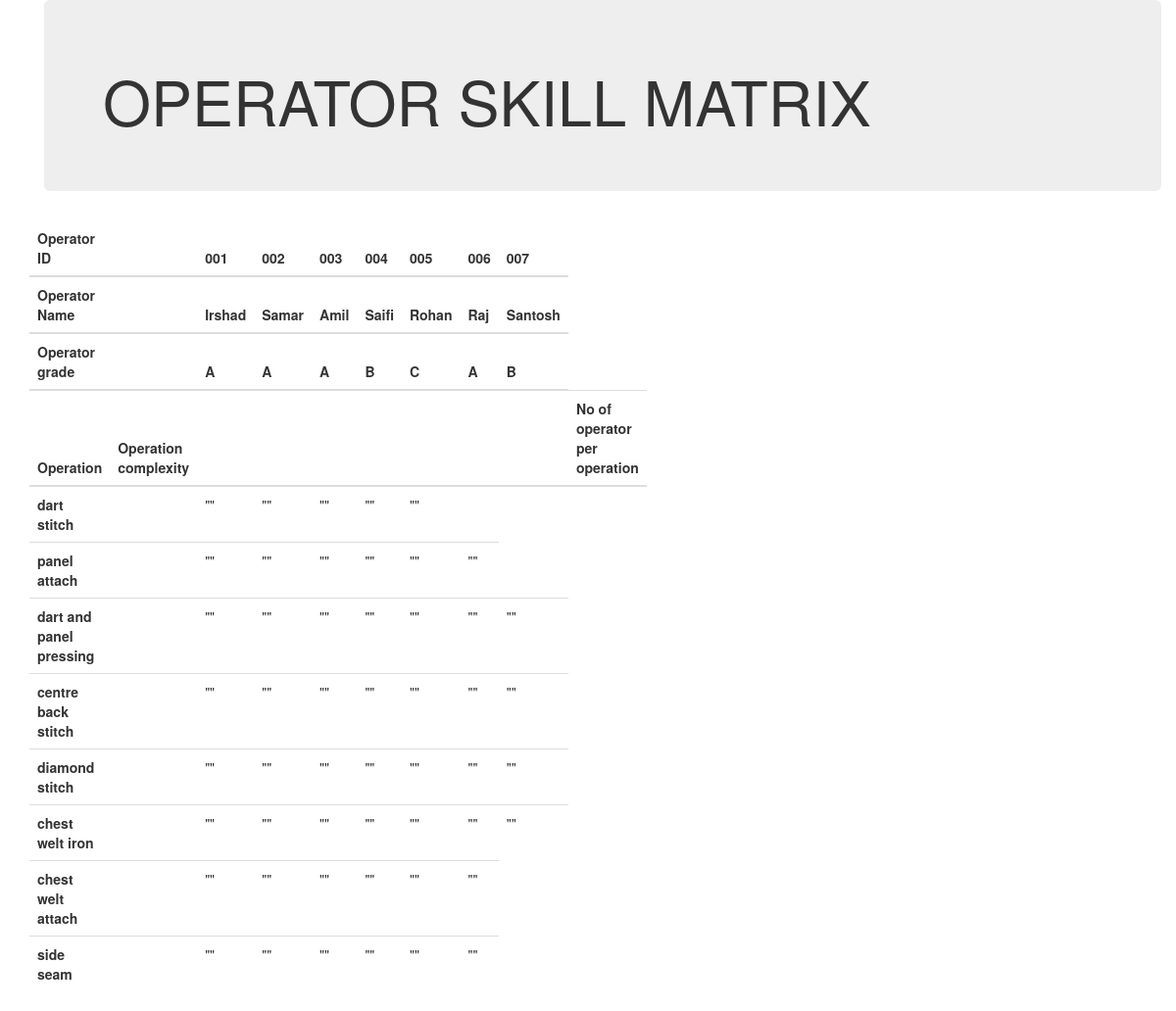
Page /authenticate/operatorskillmatrix on the earlier database version.
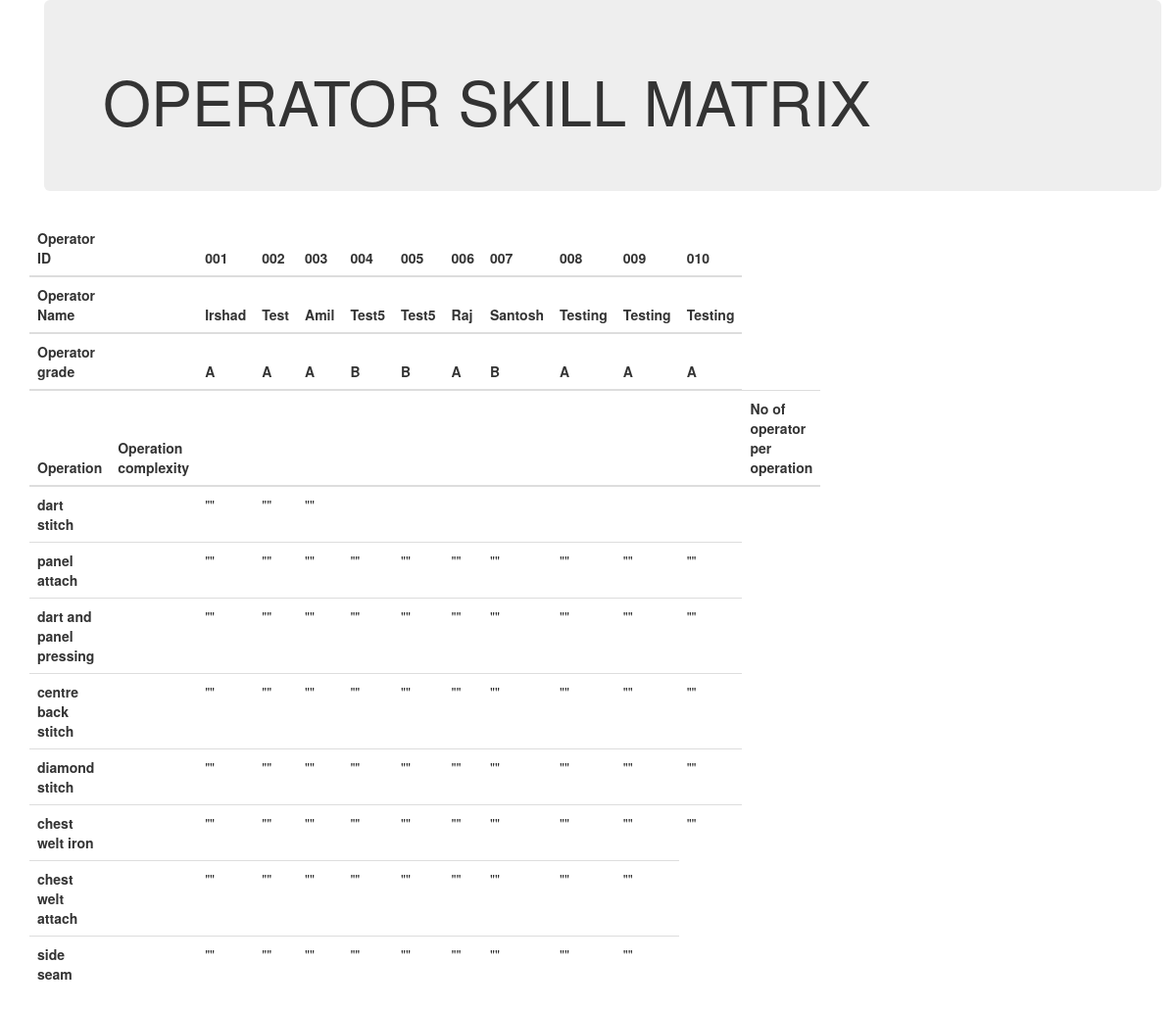
Same page on the later database version.
### authenticate/models.py (models this page shows, shortened)
class UserProfileInfo(models.Model):
    operator_name = models.CharField(max_length=50,default='')
    operator_id = models.CharField(primary_key=True,max_length=5,default='',unique=True)
    line_no=models.CharField(max_length=5,default='')
    address=models.CharField(max_length=100,default='')
    product_category=models.CharField(max_length=100,default='')
    product_sub_category=models.CharField(max_length=100,default='')
    operation=models.CharField(max_length=100,default='')
    operation_complexity=models.CharField(max_length=100,default='')
    no_of_operation=models.CharField(max_length=100,default='')
    skill_percentage=models.CharField(max_length=3,default='')
    grade=models.CharField(max_length=1,default='')
    password = models.CharField(max_length=10,default='')

### authenticate/views.py (the view)
# urls.py: url(r'operatorskillmatrix',views.operatorskillmatrix),
def operatorskillmatrix(request):
    operator_list=UserProfileInfo.objects.all()
    operator_attendences=line1attendence.objects.all()
    cdate=str(date.today())
    return render(request,'authenticate/operator_skill_matrix.html',{'operator_list':operator_list
    ,'operator_attendences':operator_attendences,'cdate':cdate})

### templates/authenticate/operator_skill_matrix.html
{% extends "authenticate/base.html" %}
{% block body_block %}
<div class="container">
  <div class="jumbotron">
    <h1>OPERATOR SKILL MATRIX</h1>
  </div>
</div>
<div class="row">
    <div class="col-md-6">
      <table id="myTable1" class="table">
        <thead>
          <tr>
            <th>Operator ID</th>
            <th> </th>
            {% for operator in operator_list %}
              <th>{{ operator.operator_id }}</th>
            {% endfor %}
          </tr>
        </thead>
        <thead>
          <tr>
            <th>Operator Name</th>
            <th> </th>
            {% for operator in operator_list %}
              <th>{{ operator.operator_name }}</th>
            {% endfor %}
          </tr>
        </thead>
        <thead>
          <tr>
            <th>Operator grade</th>
            <th> </th>
            {% for operator in operator_list %}
              <th>{{ operator.grade }}</th>
            {% endfor %}
          </tr>
        </thead>
        <thead>
          <tr>
            <th>Operation</th>
            <th>Operation complexity</th>
            {% for operator in operator_list %}
              <th> </th>
            {% endfor %}
            <th>No of operator per operation</th>
          </tr>
        </thead>
        <tbody>
            <tr>
              <th>dart stitch</th>
              <td> </td>
              {% for operator in operator_list %}
                  {% if operator.operation == 'dart stitch' %}
                    {% for attendence in operator_attendences %}
                      {% if attendence.operator_id == operator.operator_id and attendence.date|slugify == cdate and attendence.attendence == "absent" %}
                        <td style="background-color:red; color:white;">{{operator.skill_percentage}}</td>
                      {% elif attendence.operator_id == operator.operator_id and attendence.date|slugify == cdate and attendence.attendence == "present" %}
                        <td style="background-color:green; color:white;">{{operator.skill_percentage}}</td>
                      {% endif %}
                    {% endfor %}
                  {% else %}
                    <td>""</td>
                  {% endif %}
              {% endfor %}
            </tr>
            <tr>
              <th>panel attach</th>
              <td> </td>
              {% for operator in operator_list %}
                  {% if operator.operation == 'panel attach' %}
                    {% for attendence in operator_attendences %}
                      {% if attendence.operator_id == operator.operator_id and attendence.date|slugify == cdate and attendence.attendence == "absent" %}
                        <td style="background-color:red; color:white;">{{operator.skill_percentage}}</td>
                      {% elif attendence.operator_id == operator.operator_id and attendence.date|slugify == cdate and attendence.attendence == "present" %}
                        <td style="background-color:green; color:white;">{{operator.skill_percentage}}</td>
                      {% endif %}
                    {% endfor %}
                  {% else %}
                    <td>""</td>
                  {% endif %}
              {% endfor %}
            </tr>
            <tr>
              <th>dart and panel pressing</th>
              <td> </td>
              {% for operator in operator_list %}
                  {% if operator.operation == 'dart and panel pressing' %}
                    {% for attendence in operator_attendences %}
                      {% if attendence.operator_id == operator.operator_id and attendence.date|slugify == cdate and attendence.attendence == "absent" %}
                        <td style="background-color:red; color:white;">{{operator.skill_percentage}}</td>
                      {% elif attendence.operator_id == operator.operator_id and attendence.date|slugify == cdate and attendence.attendence == "present" %}
                        <td style="background-color:green; color:white;">{{operator.skill_percentage}}</td>
                      {% endif %}
                    {% endfor %}
                  {% else %}
                    <td>""</td>
                  {% endif %}
              {% endfor %}
            </tr>
            <tr>
              <th>centre back stitch</th>
              <td> </td>
              {% for operator in operator_list %}
                  {% if operator.operation == 'centre back stitch' %}
                    {% for attendence in operator_attendences %}
                      {% if attendence.operator_id == operator.operator_id and attendence.date|slugify == cdate and attendence.attendence == "absent" %}
                        <td style="background-color:red; color:white;">{{operator.skill_percentage}}</td>
                      {% elif attendence.operator_id == operator.operator_id and attendence.date|slugify == cdate and attendence.attendence == "present" %}
                        <td style="background-color:green; color:white;">{{operator.skill_percentage}}</td>
                      {% endif %}
                    {% endfor %}
                  {% else %}
                    <td>""</td>
                  {% endif %}
              {% endfor %}
            </tr>
            <tr>
              <th>diamond stitch</th>
              <td> </td>
              {% for operator in operator_list %}
                  {% if operator.operation == 'diamond stitch' %}
                    {% for attendence in operator_attendences %}
                      {% if attendence.operator_id == operator.operator_id and attendence.date|slugify == cdate and attendence.attendence == "absent" %}
                        <td style="background-color:red; color:white;">{{operator.skill_percentage}}</td>
                      {% elif attendence.operator_id == operator.operator_id and attendence.date|slugify == cdate and attendence.attendence == "present" %}
                        <td style="background-color:green; color:white;">{{operator.skill_percentage}}</td>
                      {% endif %}
                    {% endfor %}
                  {% else %}
                    <td>""</td>
                  {% endif %}
              {% endfor %}
            </tr>
            <tr>
              <th>chest welt iron</th>
              <td> </td>
              {% for operator in operator_list %}
                  {% if operator.operation == 'chest welt iron' %}
                    {% for attendence in operator_attendences %}
                      {% if attendence.operator_id == operator.operator_id and attendence.date|slugify == cdate and attendence.attendence == "absent" %}
                        <td style="background-color:red; color:white;">{{operator.skill_percentage}}</td>
                      {% elif attendence.operator_id == operator.operator_id and attendence.date|slugify == cdate and attendence.attendence == "present" %}
                        <td style="background-color:green; color:white;">{{operator.skill_percentage}}</td>
                      {% endif %}
                    {% endfor %}
                  {% else %}
                    <td>""</td>
                  {% endif %}
              {% endfor %}
            </tr>
            <tr>
              <th>chest welt attach</th>
              <td> </td>
              {% for operator in operator_list %}
                  {% if operator.operation == 'chest welt attach' %}
                    {% for attendence in operator_attendences %}
                      {% if attendence.operator_id == operator.operator_id and attendence.date|slugify == cdate and attendence.attendence == "absent" %}
                        <td style="background-color:red; color:white;">{{operator.skill_percentage}}</td>
                      {% elif attendence.operator_id == operator.operator_id and attendence.date|slugify == cdate and attendence.attendence == "present" %}
                        <td style="background-color:green; color:white;">{{operator.skill_percentage}}</td>
                      {% endif %}
                    {% endfor %}
                  {% else %}
                    <td>""</td>
                  {% endif %}
              {% endfor %}
            </tr>
            <tr>
              <th>side seam</th>
              <td> </td>
              {% for operator in operator_list %}
                  {% if operator.operation == 'side seam' %}
                    {% for attendence in operator_attendences %}
                      {% if attendence.operator_id == operator.operator_id and attendence.date|slugify == cdate and attendence.attendence == "absent" %}
                        <td style="background-color:red; color:white;">{{operator.skill_percentage}}</td>
                      {% elif attendence.operator_id == operator.operator_id and attendence.date|slugify == cdate and attendence.attendence == "present" %}
                        <td style="background-color:green; color:white;">{{operator.skill_percentage}}</td>
                      {% endif %}
                    {% endfor %}
                  {% else %}
                    <td>""</td>
                  {% endif %}
              {% endfor %}
            </tr>
        </tbody>
      </table>
    </div>
</div>
{% endblock %}

### templates/authenticate/base.html (shortened to what this page needs)
<!DOCTYPE html>
<html>
  <head>
    {% load static %}
    <link rel="stylesheet" href="https://maxcdn.bootstrapcdn.com/bootstrap/3.3.7/css/bootstrap.min.css">
    <link rel="stylesheet" href={% static 'style.css' %}>
</head>
  <body>
    <div class="container">
    {% block body_block %}
    {% endblock %}
    </div>
  </body>
</html>

Differences in the rows shown:
computed for UserProfileInfo id 002: operator_name "Samar" → "Test"
computed for UserProfileInfo id 004: operator_name "Saifi" → "Test5"
computed for UserProfileInfo id 005: operator_name "Rohan" → "Test5"; grade "C" → "B"
added UserProfileInfo: operator_id "008", operator_name "Testing", grade "A"
added UserProfileInfo: operator_id "009", operator_name "Testing", grade "A"
added UserProfileInfo: operator_id "010", operator_name "Testing", grade "A"
